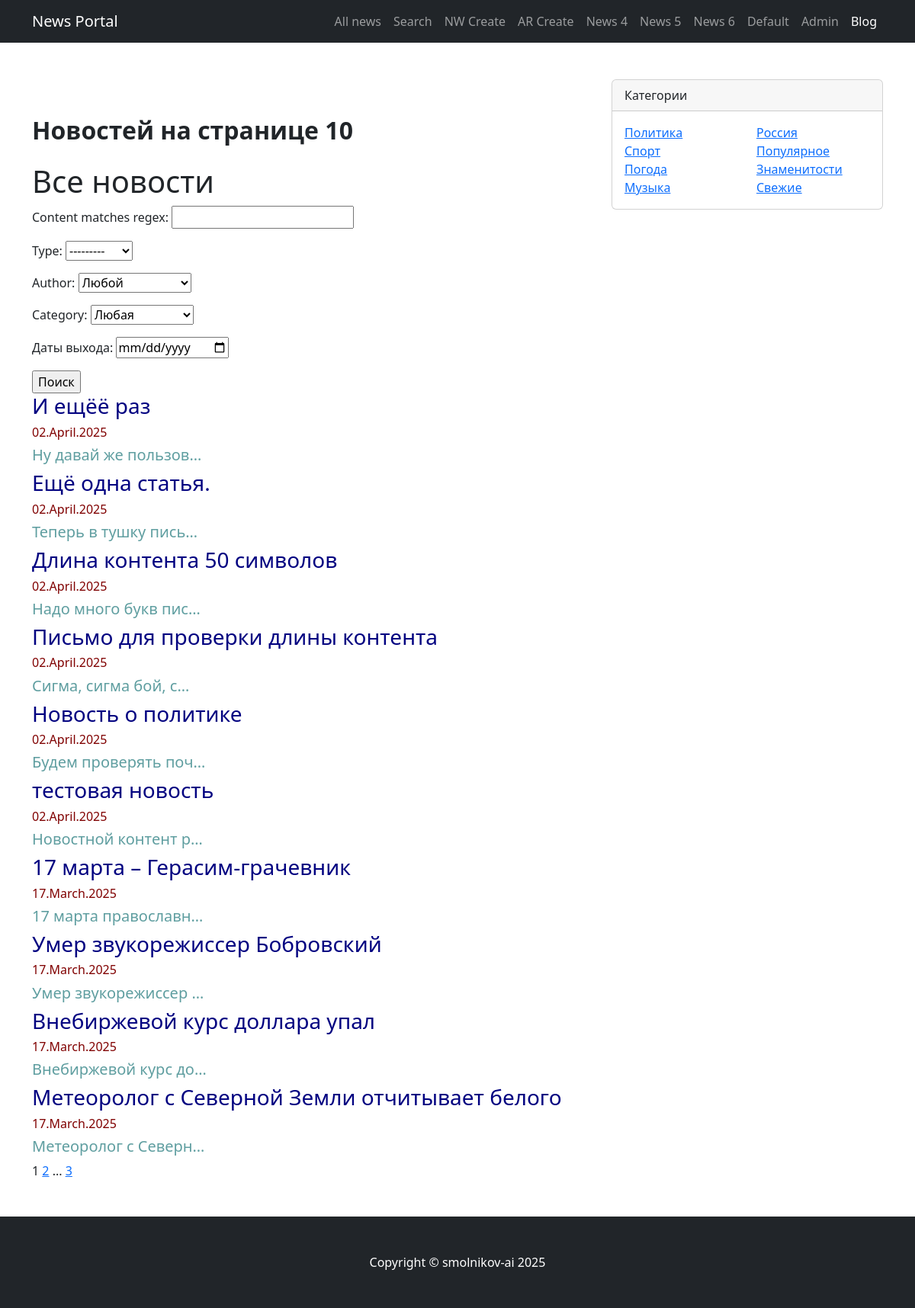
Page /news/ on the committed database.
### news/models.py (models this page shows, shortened)
class Post(models.Model):
    author = models.ForeignKey(Author, on_delete=models.CASCADE)
    type = models.CharField(choices=POST_TYPES, max_length=2, default='NW')
    date_time_in = models.DateTimeField(auto_now_add=True)
    categories = models.ManyToManyField(Category, through='PostCategory')
    title = models.CharField(max_length=50)
    content = models.TextField()
    rating_post = models.IntegerField(default=0)

### news/views.py (the view)
# urls.py: path('news/', PostsList.as_view(), name='post_list'),
class PostsList(ListView):
    model = Post
    ordering = '-date_time_in'
    template_name = 'flatpages/posts.html'
    context_object_name = 'posts'
    paginate_by = 10
    def get_queryset(self):
        queryset = super().get_queryset()
        self.filterset = PostFilter(self.request.GET, queryset)
        return self.filterset.qs
    def get_context_data(self, **kwargs):
        context = super().get_context_data(**kwargs)
        context['filterset'] = self.filterset
        return context

### news/models.py (called while the page is built)
    def __str__(self):
        return self.name.title()

### news/templatetags/custom_filters.py (called while the page is built)
@register.filter()
def censor(value):
    incorrect_list = ['Редиск', 'Ананас', 'LGBT']
    for incorrect_word in incorrect_list:
        value = value.replace(incorrect_word[1:], '*' * (len(incorrect_word) - 1))
    return value

### news/templatetags/custom_tags.py (called while the page is built)
@register.simple_tag(takes_context=True)
def url_replace(context, **kwargs):
    d = context['request'].GET.copy()
    for k, v in kwargs.items():
        d[k] = v
    return d.urlencode()

### templates/flatpages/posts.html (shortened to what this page needs)
{% extends 'flatpages/default.html' %}
{% load custom_filters %}
{% load custom_tags %}
{% block title %}
    Новостей на странице {{ posts|length }}
{% endblock title %}
{% block content %}
    <h1>Все новости</h1>
        <form action="" method="get">
            {{ filterset.form.as_p }}
            <input type="submit" value="Поиск" />
        </form>
    {% if posts %}
        {% for post in posts %}
            <h3 style="color:Navy;">{{ post.title|censor }}</h3>
            <h6 style="color:Maroon;">{{ post.date_time_in|date:'d.F.Y' }}</h6>
            <h5 style="color:CadetBlue;">{{ post.content|truncatechars:20|censor }}</h5>
        {% endfor %}
    {% else %}
        <h2>Новостей нет</h2>
    {% endif %}
    {{ page_obj.number }}
    {% if page_obj.has_next %}
        <a href="?{% url_replace page=page_obj.next_page_number %}">{{ page_obj.next_page_number }}</a>
        {% if paginator.num_pages != page_obj.next_page_number %}
        ...
            <a href="?{% url_replace page=page_obj.paginator.num_pages %}">{{ page_obj.paginator.num_pages }}</a>
        {% endif %}
    {% endif %}
{% endblock content %}

### rows in the picture
Post: title|censor "И ещёё раз", date_time_in "02.April.2025", content|censor "Ну давай же пользов…"
Post: title|censor "Ещё одна статья.", date_time_in "02.April.2025", content|censor "Теперь в тушку пись…"
Post: title|censor "Длина контента 50 символов", date_time_in "02.April.2025", content|censor "Надо много букв пис…"
Post: title|censor "Письмо для проверки длины контента", date_time_in "02.April.2025", content|censor "Сигма, сигма бой, с…"
Post: title|censor "Новость о политике", date_time_in "02.April.2025", content|censor "Будем проверять поч…"
Post: title|censor "тестовая новость", date_time_in "02.April.2025", content|censor "Новостной контент р…"
Post: title|censor "17 марта – Герасим-грачевник", date_time_in "17.March.2025", content|censor "17 марта православн…"
Post: title|censor "Умер звукорежиссер Бобровский", date_time_in "17.March.2025", content|censor "Умер звукорежиссер …"
Post: title|censor "Внебиржевой курс доллара упал", date_time_in "17.March.2025", content|censor "Внебиржевой курс до…"
Post: title|censor "Метеоролог с Северной Земли отчитывает белого", date_time_in "17.March.2025", content|censor "Метеоролог с Северн…"

### other values in the picture
{{ posts|length }} "10"
{{ page_obj.number }} "1"
{{ page_obj.next_page_number }} "2"
{{ page_obj.paginator.num_pages }} "3"
